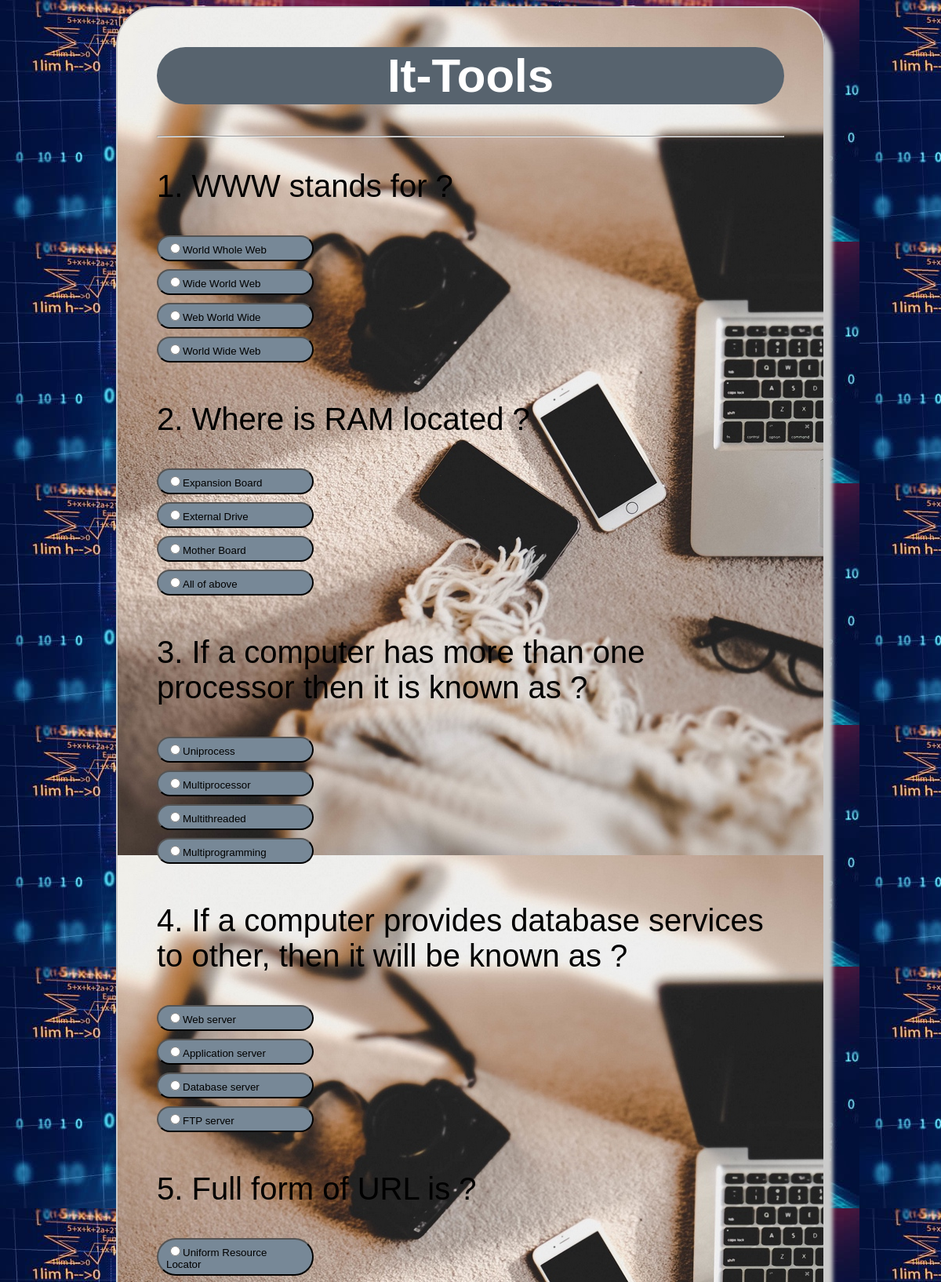
The page /itQ.php (upper part) on the database its author committed.
### tables this page shows
CREATE TABLE `itq` (
  `qid` int(10) NOT NULL,
  `questions` varchar(250) NOT NULL,
  `ans_id` int(10) NOT NULL
);

CREATE TABLE `ita` (
  `aid` int(10) NOT NULL,
  `answer` varchar(250) NOT NULL,
  `ans_id` int(10) NOT NULL
);

### itQ.php (the view, shortened to what this page needs)
<!DOCTYPE html>
<html lang="en">
<head>
</head>
<body>
	<form method="post" action="resultit.php">
	<div class="grid">
		<div id="quiz">
			<h1>It-Tools</h1>
			<hr style="margin-top: 10px">
<?php
	$con=mysqli_connect("localhost","root","","project");
for($i=1; $i<=20; $i++){
$sql= "SELECT * FROM itq where qid='$i'";
$result= mysqli_query($con,$sql);
			while ($row = mysqli_fetch_array($result))
			{
			?>
			<p id="question"><?php echo $row['qid'].". ".$row['questions'];?></p>
		<?php
			}
			?>
<?php
$sql= "SELECT * FROM ita where ans_id='$i'";
$result= mysqli_query($con,$sql);
			while ($row = mysqli_fetch_array($result))
			{
			?>
			<div class="button">
				<button style="width: 200px; text-align: left; border-radius: 50px; margin: 0px 0px 10px 0px;
	padding: 5px 10px; background-color: #778897;"><input type="radio" required name="check[<?php echo $row['ans_id'];?>]" value= "<?php echo $row['aid'];?>" ><?php echo $row['answer']."<br>";?></div></button>
		<?php
	}
			}
?>
<br>
		</div>
	</div>
</form>
</body>
</html>

### itQ.php (style rules this page uses)
body { background-image: url(2.jpg); }
.grid { width: 800px; height: 6900px; margin: 0 auto; background-image:url(3.jpg); padding: 10px 50px 50px 50px; border-radius: 50px; border: 2px solid #cbcbcb; box-shadow: 10px 15px 5px #cbcbcb; }
.grid h1 { font-family: sans-serif; background-color: #57636e; font-size: 60px; text-align: center; color: #fff; padding: 2px 0px; border-radius: 50px; }
.grid #question { font-family: sans-serif; font-size: 40px; color: black; }

### rows shown on the page
itq: qid "1", questions "WWW stands for ?"
ita: answer "World Whole Web"
ita: answer "Wide World Web"
ita: answer "Web World Wide"
ita: answer "World Wide Web"
itq: qid "2", questions "Where is RAM located ?"
ita: answer "Expansion Board"
ita: answer "External Drive"
ita: answer "Mother Board"
ita: answer "All of above"
itq: qid "3", questions "If a computer has more than one processor then it is known as ?"
ita: answer "Uniprocess"
ita: answer "Multiprocessor"
ita: answer "Multithreaded"
ita: answer "Multiprogramming"
itq: qid "4", questions "If a computer provides database services to other, then it will be known as ?"
ita: answer "Web server"
ita: answer "Application server"
ita: answer "Database server"
ita: answer "FTP server"
itq: qid "5", questions "Full form of URL is ?"
ita: answer "Uniform Resource Locator"
